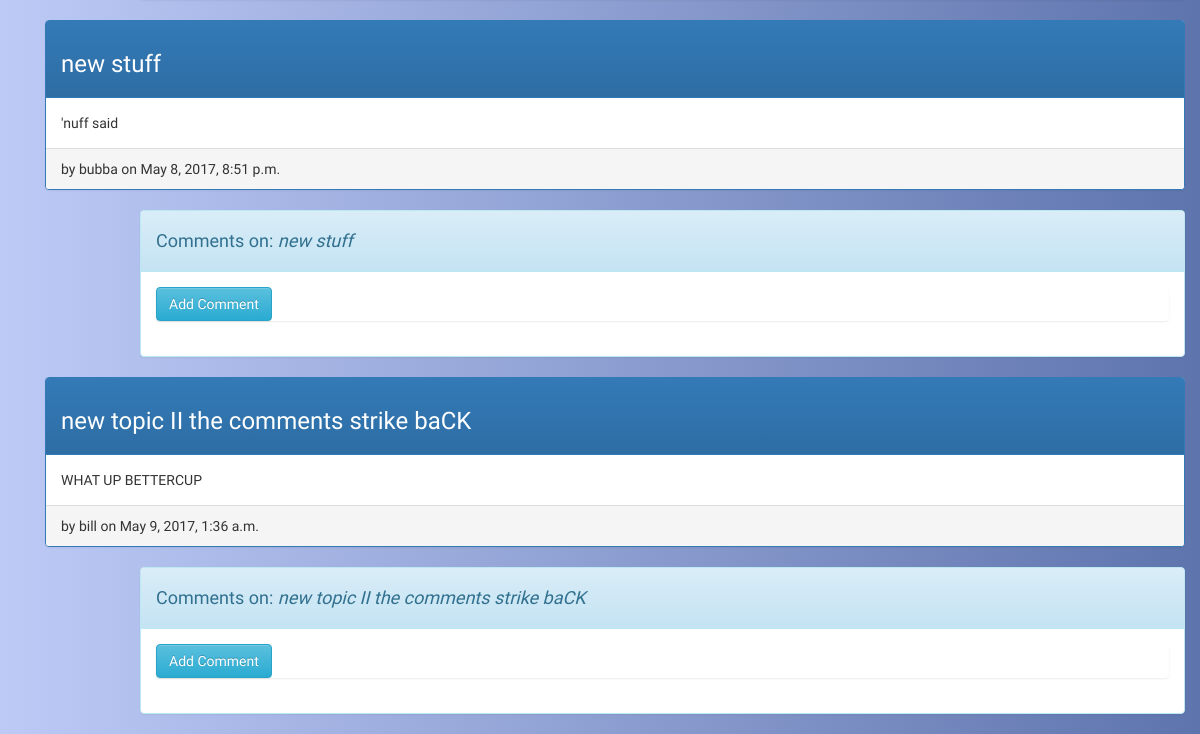
Page /forum/ (signed in, lower part) on the earlier database version.
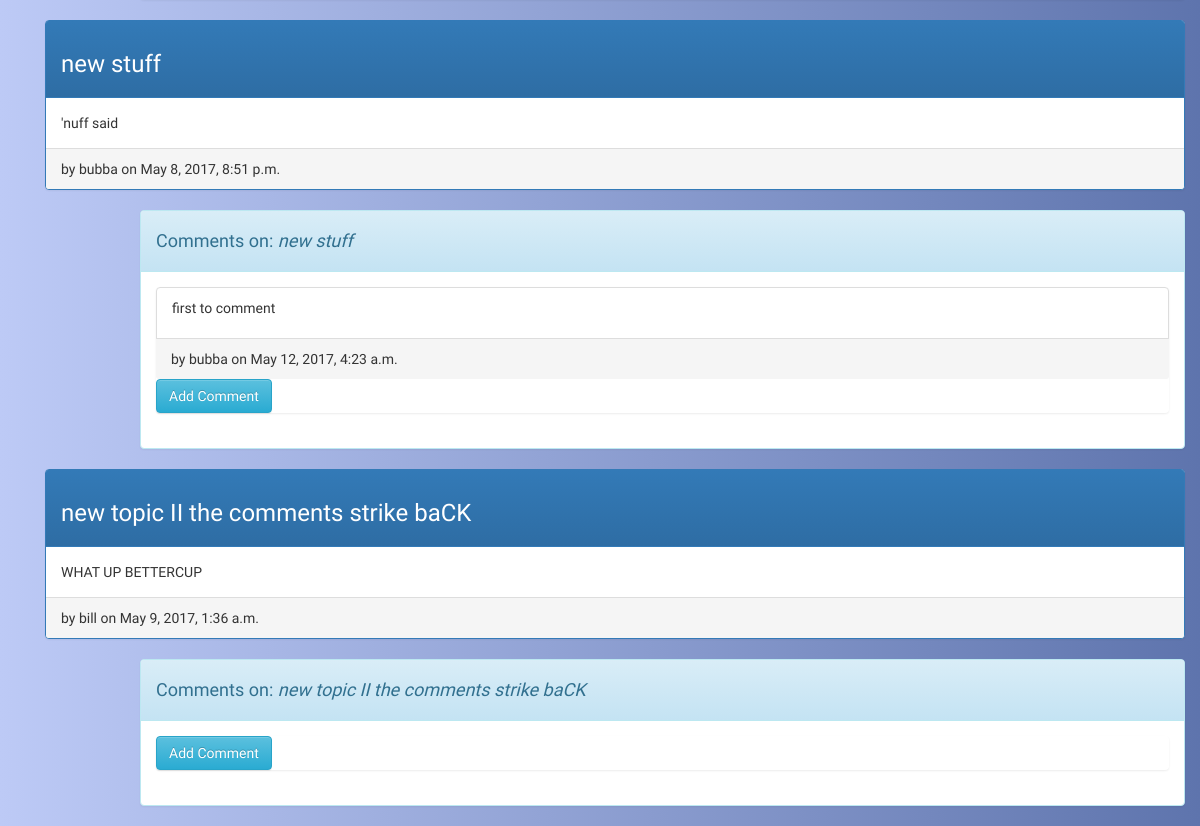
Same page on the later database version.
### blog/models.py (models this page shows, shortened)
class Post(models.Model):
    author = models.ForeignKey(User)
    title = models.CharField(max_length=200)
    text = models.TextField()
    created_date = models.DateTimeField(default=timezone.now)

class Comment(models.Model):
    post = models.ForeignKey('blog.Post', related_name='comments',)
    author = models.ForeignKey(User)
    text = models.TextField()
    created_date = models.DateTimeField(default=timezone.now)

### blog/views.py (the view)
# urls.py: url(r'^forum/', include('blog.urls')),
@login_required
def forum(request):
    all_posts = Post.objects.all()
    all_comments = Comment.objects.all()
    comment_form = CommentForm(request.POST or None, request.FILES or None)
    if comment_form.is_valid():
        comment = comment_form.save(commit=False)
        comment.save()
    form = CommentForm()
    context = {'form':form,
        'all_posts': all_posts,
        'all_comment': all_comments
    }
    return render(request, 'blog/forum.html', context)

### blog/templates/blog/forum.html (shortened to what this page needs)
{% extends "blog/base.html" %}
{% load staticfiles %}
{% block body_block %}
   {% if all_posts %}
   <div class = "container posts">
            {% for post in all_posts %}
            <div class="panel panel-primary">
                <div class="panel-heading">
                    <h3> {{ post.title }} </h3>
                </div>
                 <div class="panel-body">
                    {{ post.text }}
                </div>
                <div class = "panel-footer">
                   by {{ post.author }} on {{ post.created_date }}
                </div>
                </div>
                 <div class="panel panel-info col-md-offset-1 ">
                    <div class="panel-heading"><h4>Comments on: <em>  {{ post.title }} </em></h4></div>
                    <div class="panel-body">
                     <ul class="list-group">
                        {% for comment in post.comments.all %}
                         <li class="list-group-item">{{ comment.text|safe|linebreaks }} </li>
                         <div class = "panel-footer">
                            by {{ comment.author }} on {{ comment.created_date }}
                          </div>
                        {% endfor %}
                        <a href="{% url 'add_comment_to_post' post.id %}" class="btn btn-info">Add Comment</a>
                   </div>
             </div>
            {% endfor %}
   </div>
    {% else %}
        <h1>No Posts</h1>
    {% endif %}
{% endblock %}

Differences in the rows shown:
added Comment: text "first to comment", author "bubba", created_date "May 12, 2017, 4:23 a.m.", shown under Post "new stuff"
